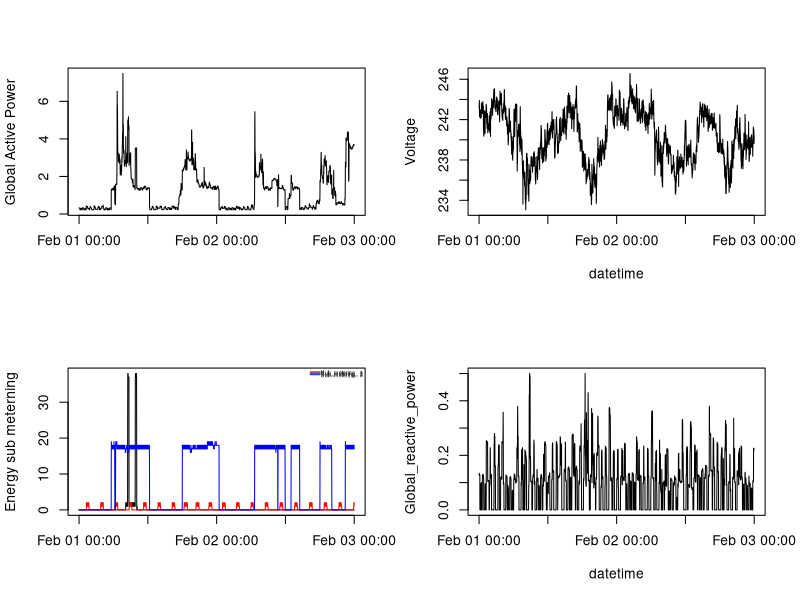

This chart was generated by the following R code:
library(readr)    # load the file
household_power_consumption2 <- read_csv("household_power_consumption2.csv")
 
data<- household_power_consumption2 # save it in my "data"
date<-as.character(data$Date) # we select the first column because it contains the variable date
date1<- as.Date(date,format="%d/%m/%Y")
date2<- paste(date1,data$Time)
date3<- as.POSIXct(date2) 
i<-c(1,2,3)

par(mfrow=c(2,2)) # make the plot
plot(date3,data$Global_active_power,type = "l", 
     ylab = "Global Active Power", xlab = "")
plot(date3,data$Voltage,xlab = "datetime", ylab = "Voltage", type = "l")
plot(date3,data$Sub_metering_1,col="black",type = "n", xlab = "", ylab = "Energy sub meterning")
lines(date3,data$Sub_metering_1,col="black")
lines(date3,data$Sub_metering_2,col="red")
lines(date3,data$Sub_metering_3,col="blue")
legend("topright",lty = 1,col = c("black","red","blue"),
       legend = c(paste("Sub_metering_",i)),cex = 0.4, bty = "n",x.intersp =0.1 ,y.intersp = 0.2)
plot(date3,data$Global_reactive_power,ylab = "Global_reactive_power",xlab = "datetime",type = "l")
dev.copy(png,file="plot4.png",width = 480, height = 480)
dev.off()